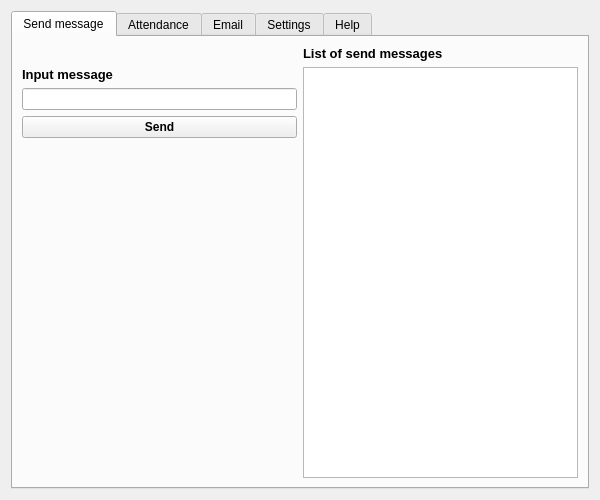
<?xml version="1.0" encoding="UTF-8"?>
<ui version="4.0">
 <class>Form</class>
 <widget class="QWidget" name="Form">
  <property name="geometry">
   <rect>
    <x>0</x>
    <y>0</y>
    <width>600</width>
    <height>500</height>
   </rect>
  </property>
  <property name="minimumSize">
   <size>
    <width>600</width>
    <height>500</height>
   </size>
  </property>
  <property name="windowTitle">
   <string>Form</string>
  </property>
  <layout class="QGridLayout" name="gridLayout">
   <item row="0" column="0">
    <widget class="QTabWidget" name="tabWidget">
     <property name="currentIndex">
      <number>0</number>
     </property>
     <widget class="QWidget" name="tab_message">
      <attribute name="title">
       <string>Send message</string>
      </attribute>
      <layout class="QGridLayout" name="gridLayout_7">
       <item row="1" column="1">
        <layout class="QVBoxLayout" name="verticalLayout_2">
         <item>
          <widget class="QLabel" name="label">
           <property name="font">
            <font>
             <pointsize>10</pointsize>
             <weight>75</weight>
             <bold>true</bold>
            </font>
           </property>
           <property name="text">
            <string>Input message</string>
           </property>
          </widget>
         </item>
         <item>
          <widget class="QLineEdit" name="line_edit_message"/>
         </item>
         <item>
          <widget class="QPushButton" name="button_send_message">
           <property name="font">
            <font>
             <weight>75</weight>
             <bold>true</bold>
            </font>
           </property>
           <property name="text">
            <string>Send</string>
           </property>
          </widget>
         </item>
         <item>
          <spacer name="verticalSpacer">
           <property name="orientation">
            <enum>Qt::Vertical</enum>
           </property>
           <property name="sizeHint" stdset="0">
            <size>
             <width>20</width>
             <height>40</height>
            </size>
           </property>
          </spacer>
         </item>
        </layout>
       </item>
       <item row="0" column="2">
        <widget class="QLabel" name="label_2">
         <property name="font">
          <font>
           <pointsize>10</pointsize>
           <weight>75</weight>
           <bold>true</bold>
          </font>
         </property>
         <property name="text">
          <string>List of send messages</string>
         </property>
        </widget>
       </item>
       <item row="1" column="2">
        <widget class="QListWidget" name="list_send_messages"/>
       </item>
      </layout>
     </widget>
     <widget class="QWidget" name="tab_attendance">
      <attribute name="title">
       <string>Attendance</string>
      </attribute>
      <layout class="QGridLayout" name="gridLayout_2">
       <item row="0" column="1">
        <layout class="QVBoxLayout" name="verticalLayout">
         <item>
          <widget class="QPushButton" name="button_attendance">
           <property name="font">
            <font>
             <weight>75</weight>
             <bold>true</bold>
            </font>
           </property>
           <property name="text">
            <string>Attendance check</string>
           </property>
          </widget>
         </item>
         <item>
          <widget class="Line" name="line">
           <property name="orientation">
            <enum>Qt::Horizontal</enum>
           </property>
          </widget>
         </item>
         <item>
          <widget class="QLabel" name="label_3">
           <property name="font">
            <font>
             <weight>75</weight>
             <bold>true</bold>
            </font>
           </property>
           <property name="text">
            <string>Name</string>
           </property>
          </widget>
         </item>
         <item>
          <widget class="QLineEdit" name="line_edit_name">
           <property name="sizePolicy">
            <sizepolicy hsizetype="Fixed" vsizetype="Fixed">
             <horstretch>0</horstretch>
             <verstretch>0</verstretch>
            </sizepolicy>
           </property>
          </widget>
         </item>
         <item>
          <widget class="QLabel" name="label_5">
           <property name="font">
            <font>
             <weight>75</weight>
             <bold>true</bold>
            </font>
           </property>
           <property name="text">
            <string>Surname</string>
           </property>
          </widget>
         </item>
         <item>
          <widget class="QLineEdit" name="line_edit_surname">
           <property name="sizePolicy">
            <sizepolicy hsizetype="Fixed" vsizetype="Fixed">
             <horstretch>0</horstretch>
             <verstretch>0</verstretch>
            </sizepolicy>
           </property>
          </widget>
         </item>
         <item>
          <widget class="QLabel" name="label_6">
           <property name="font">
            <font>
             <weight>75</weight>
             <bold>true</bold>
            </font>
           </property>
           <property name="text">
            <string>Index</string>
           </property>
          </widget>
         </item>
         <item>
          <widget class="QLineEdit" name="line_edit_index">
           <property name="sizePolicy">
            <sizepolicy hsizetype="Fixed" vsizetype="Fixed">
             <horstretch>0</horstretch>
             <verstretch>0</verstretch>
            </sizepolicy>
           </property>
          </widget>
         </item>
         <item>
          <widget class="QPushButton" name="button_add_student">
           <property name="font">
            <font>
             <weight>75</weight>
             <bold>true</bold>
            </font>
           </property>
           <property name="text">
            <string>Add presence</string>
           </property>
          </widget>
         </item>
         <item>
          <widget class="Line" name="line_2">
           <property name="orientation">
            <enum>Qt::Horizontal</enum>
           </property>
          </widget>
         </item>
         <item>
          <widget class="QLabel" name="label_current_students">
           <property name="text">
            <string>Current students: 0</string>
           </property>
          </widget>
         </item>
         <item>
          <widget class="QLabel" name="label_absent_students">
           <property name="text">
            <string>Absent students: 0</string>
           </property>
          </widget>
         </item>
         <item>
          <spacer name="verticalSpacer_2">
           <property name="orientation">
            <enum>Qt::Vertical</enum>
           </property>
           <property name="sizeHint" stdset="0">
            <size>
             <width>20</width>
             <height>40</height>
            </size>
           </property>
          </spacer>
         </item>
         <item>
          <widget class="Line" name="line_4">
           <property name="orientation">
            <enum>Qt::Horizontal</enum>
           </property>
          </widget>
         </item>
         <item>
          <widget class="QPushButton" name="button_delete_student">
           <property name="text">
            <string>Remove presence</string>
           </property>
          </widget>
         </item>
         <item>
          <widget class="QPushButton" name="button_clear_students">
           <property name="text">
            <string>Clear attendance list</string>
           </property>
          </widget>
         </item>
         <item>
          <widget class="QPushButton" name="button_save_students">
           <property name="text">
            <string>Save the attendance list</string>
           </property>
          </widget>
         </item>
        </layout>
       </item>
       <item row="0" column="2">
        <layout class="QVBoxLayout" name="verticalLayout_3">
         <item>
          <widget class="QLabel" name="label_4">
           <property name="font">
            <font>
             <pointsize>10</pointsize>
             <weight>75</weight>
             <bold>true</bold>
            </font>
           </property>
           <property name="text">
            <string>Attendance list</string>
           </property>
           <property name="alignment">
            <set>Qt::AlignRight|Qt::AlignTrailing|Qt::AlignVCenter</set>
           </property>
          </widget>
         </item>
         <item>
          <widget class="QListWidget" name="list_widget_students"/>
         </item>
         <item>
          <widget class="QLabel" name="label_8">
           <property name="sizePolicy">
            <sizepolicy hsizetype="Preferred" vsizetype="Preferred">
             <horstretch>0</horstretch>
             <verstretch>0</verstretch>
            </sizepolicy>
           </property>
           <property name="font">
            <font>
             <pointsize>10</pointsize>
             <weight>75</weight>
             <bold>true</bold>
            </font>
           </property>
           <property name="layoutDirection">
            <enum>Qt::LeftToRight</enum>
           </property>
           <property name="text">
            <string>Absentee list</string>
           </property>
           <property name="alignment">
            <set>Qt::AlignRight|Qt::AlignTrailing|Qt::AlignVCenter</set>
           </property>
          </widget>
         </item>
         <item>
          <widget class="QListWidget" name="list_widget_absent"/>
         </item>
        </layout>
       </item>
      </layout>
     </widget>
     <widget class="QWidget" name="tab">
      <attribute name="title">
       <string>Email</string>
      </attribute>
      <layout class="QGridLayout" name="gridLayout_3">
       <item row="0" column="0">
        <layout class="QHBoxLayout" name="horizontalLayout_7">
         <item>
          <layout class="QGridLayout" name="gridLayout_6">
           <item row="4" column="0">
            <widget class="QLineEdit" name="line_edit_password">
             <property name="echoMode">
              <enum>QLineEdit::Password</enum>
             </property>
            </widget>
           </item>
           <item row="5" column="0">
            <widget class="QLabel" name="label_11">
             <property name="font">
              <font>
               <weight>75</weight>
               <bold>true</bold>
              </font>
             </property>
             <property name="text">
              <string>Choose receivers</string>
             </property>
            </widget>
           </item>
           <item row="1" column="0">
            <widget class="QLabel" name="label_10">
             <property name="font">
              <font>
               <weight>75</weight>
               <bold>true</bold>
              </font>
             </property>
             <property name="text">
              <string>Email</string>
             </property>
            </widget>
           </item>
           <item row="2" column="0">
            <widget class="QLineEdit" name="line_edit_email"/>
           </item>
           <item row="9" column="0">
            <spacer name="verticalSpacer_4">
             <property name="orientation">
              <enum>Qt::Vertical</enum>
             </property>
             <property name="sizeHint" stdset="0">
              <size>
               <width>20</width>
               <height>40</height>
              </size>
             </property>
            </spacer>
           </item>
           <item row="7" column="0">
            <widget class="QPushButton" name="button_email">
             <property name="text">
              <string>Send</string>
             </property>
            </widget>
           </item>
           <item row="3" column="0">
            <widget class="QLabel" name="label_9">
             <property name="font">
              <font>
               <weight>75</weight>
               <bold>true</bold>
              </font>
             </property>
             <property name="text">
              <string>Password</string>
             </property>
            </widget>
           </item>
           <item row="6" column="0">
            <widget class="QComboBox" name="combo_box_email"/>
           </item>
           <item row="8" column="0">
            <widget class="QLabel" name="label_email_status">
             <property name="text">
              <string/>
             </property>
             <property name="alignment">
              <set>Qt::AlignCenter</set>
             </property>
            </widget>
           </item>
          </layout>
         </item>
         <item>
          <layout class="QGridLayout" name="gridLayout_8">
           <item row="0" column="0">
            <widget class="QTextEdit" name="text_edit_emails"/>
           </item>
          </layout>
         </item>
        </layout>
       </item>
      </layout>
     </widget>
     <widget class="QWidget" name="tab_settings">
      <attribute name="title">
       <string>Settings</string>
      </attribute>
      <layout class="QGridLayout" name="gridLayout_5">
       <item row="1" column="1">
        <widget class="QPushButton" name="button_change_broad">
         <property name="font">
          <font>
           <pointsize>10</pointsize>
           <weight>75</weight>
           <bold>true</bold>
          </font>
         </property>
         <property name="text">
          <string>Change broadcast ip</string>
         </property>
        </widget>
       </item>
       <item row="1" column="0">
        <widget class="QComboBox" name="combo_broad"/>
       </item>
       <item row="0" column="0">
        <widget class="QLabel" name="label_7">
         <property name="font">
          <font>
           <pointsize>10</pointsize>
           <weight>75</weight>
           <bold>true</bold>
          </font>
         </property>
         <property name="text">
          <string>Select available broadcast ip</string>
         </property>
        </widget>
       </item>
       <item row="2" column="0">
        <widget class="QLabel" name="label_current_data">
         <property name="text">
          <string/>
         </property>
        </widget>
       </item>
       <item row="3" column="0">
        <spacer name="verticalSpacer_3">
         <property name="orientation">
          <enum>Qt::Vertical</enum>
         </property>
         <property name="sizeHint" stdset="0">
          <size>
           <width>20</width>
           <height>40</height>
          </size>
         </property>
        </spacer>
       </item>
      </layout>
     </widget>
     <widget class="QWidget" name="tab_2">
      <attribute name="title">
       <string>Help</string>
      </attribute>
      <layout class="QGridLayout" name="gridLayout_9">
       <item row="0" column="0">
        <layout class="QGridLayout" name="gridLayout_4">
         <item row="0" column="0">
          <widget class="QLabel" name="label_12">
           <property name="text">
            <string>This is place for help</string>
           </property>
           <property name="alignment">
            <set>Qt::AlignCenter</set>
           </property>
          </widget>
         </item>
        </layout>
       </item>
      </layout>
     </widget>
    </widget>
   </item>
  </layout>
 </widget>
 <resources/>
 <connections/>
</ui>
